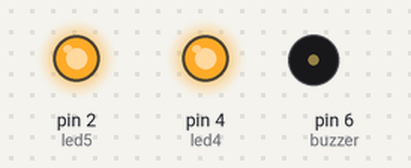
This sketch was run on a simulated Arduino Uno, built with avr-gcc and run on an emulated ATmega328P. Shown: output pins drawn as LEDs (lit = HIGH), buzzer (waves = sounding, pin HIGH).

Above: at 0.1 s.
Timing chart, 0 to 1.6 s (numbered marks = the images above):
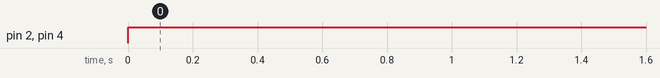

Measured:
- by itself, pin 2 (led5), pin 4 (led4): LOW → HIGH at 0.00 s

The sketch:

teste_led_receptor_primario.ino
```cpp
int led4=4;
int led5=2;
int buzzer=6;

void setup() {
  // put your setup code here, to run once:
  pinMode(led4, OUTPUT);
  pinMode(led5, OUTPUT);
  pinMode(buzzer, OUTPUT);
}

void loop() {
  // put your main code here, to run repeatedly:
  digitalWrite(led4, HIGH);
  digitalWrite(led5, HIGH);

  //tone(buzzer, 4000, 300);
  delay(6000);

}
```
